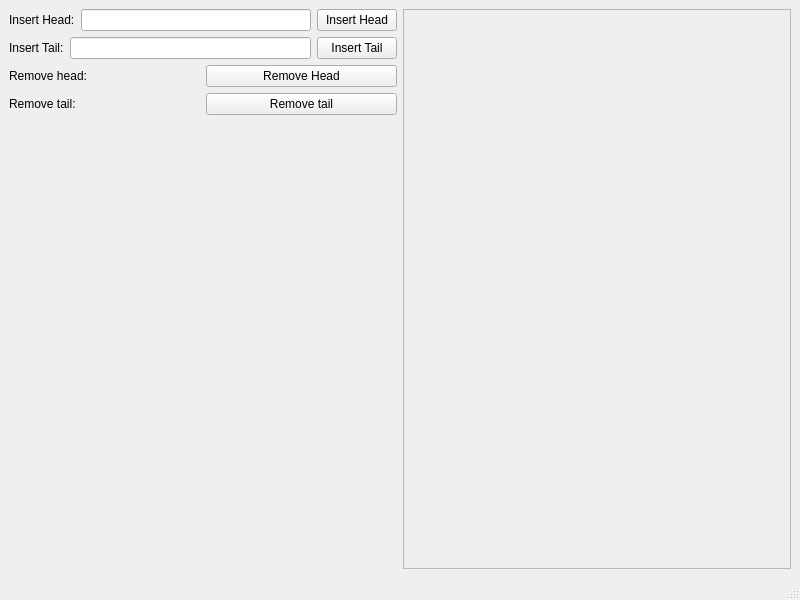
<?xml version="1.0" encoding="UTF-8"?>
<ui version="4.0">
 <class>MainWindow</class>
 <widget class="QMainWindow" name="MainWindow">
  <property name="geometry">
   <rect>
    <x>0</x>
    <y>0</y>
    <width>800</width>
    <height>600</height>
   </rect>
  </property>
  <property name="windowTitle">
   <string>Doubled Linked List</string>
  </property>
  <widget class="QWidget" name="centralwidget">
   <layout class="QHBoxLayout" name="horizontalLayout_2">
    <item>
     <layout class="QHBoxLayout" name="horizontalMainLayout">
      <item>
       <layout class="QVBoxLayout" name="verticalLayoutOfConf">
        <item>
         <layout class="QHBoxLayout" name="horizontalLayoutInsertHead">
          <item>
           <widget class="QLabel" name="label">
            <property name="text">
             <string>Insert Head:</string>
            </property>
           </widget>
          </item>
          <item>
           <widget class="QLineEdit" name="lineEditHead"/>
          </item>
          <item>
           <widget class="QPushButton" name="pushButton">
            <property name="text">
             <string>Insert Head</string>
            </property>
           </widget>
          </item>
         </layout>
        </item>
        <item>
         <layout class="QHBoxLayout" name="horizontalLayoutInsertTail">
          <item>
           <widget class="QLabel" name="label_2">
            <property name="text">
             <string>Insert Tail:</string>
            </property>
           </widget>
          </item>
          <item>
           <widget class="QLineEdit" name="lineEditTail"/>
          </item>
          <item>
           <widget class="QPushButton" name="pushButton_2">
            <property name="text">
             <string>Insert Tail</string>
            </property>
           </widget>
          </item>
         </layout>
        </item>
        <item>
         <layout class="QHBoxLayout" name="horizontalLayoutRemoveHead">
          <item>
           <widget class="QLabel" name="label_3">
            <property name="text">
             <string>Remove head:</string>
            </property>
           </widget>
          </item>
          <item>
           <widget class="QPushButton" name="pushButton_3">
            <property name="text">
             <string>Remove Head</string>
            </property>
           </widget>
          </item>
         </layout>
        </item>
        <item>
         <layout class="QHBoxLayout" name="horizontalLayoutRemoveTail">
          <item>
           <widget class="QLabel" name="label_4">
            <property name="text">
             <string>Remove tail:</string>
            </property>
           </widget>
          </item>
          <item>
           <widget class="QPushButton" name="pushButton_4">
            <property name="text">
             <string>Remove tail</string>
            </property>
           </widget>
          </item>
         </layout>
        </item>
        <item>
         <spacer name="verticalSpacer">
          <property name="orientation">
           <enum>Qt::Vertical</enum>
          </property>
          <property name="sizeHint" stdset="0">
           <size>
            <width>20</width>
            <height>40</height>
           </size>
          </property>
         </spacer>
        </item>
       </layout>
      </item>
      <item>
       <layout class="QVBoxLayout" name="verticalLayoutOfImage">
        <item>
         <widget class="QScrollArea" name="scrollArea">
          <property name="widgetResizable">
           <bool>true</bool>
          </property>
          <widget class="QWidget" name="scrollAreaWidgetContents">
           <property name="geometry">
            <rect>
             <x>0</x>
             <y>0</y>
             <width>383</width>
             <height>533</height>
            </rect>
           </property>
           <layout class="QHBoxLayout" name="horizontalLayout">
            <item>
             <widget class="QLabel" name="labelOfImage">
              <property name="text">
               <string/>
              </property>
             </widget>
            </item>
           </layout>
          </widget>
         </widget>
        </item>
       </layout>
      </item>
     </layout>
    </item>
   </layout>
  </widget>
  <widget class="QMenuBar" name="menubar">
   <property name="geometry">
    <rect>
     <x>0</x>
     <y>0</y>
     <width>800</width>
     <height>22</height>
    </rect>
   </property>
  </widget>
  <widget class="QStatusBar" name="statusbar"/>
 </widget>
 <resources/>
 <connections/>
</ui>
